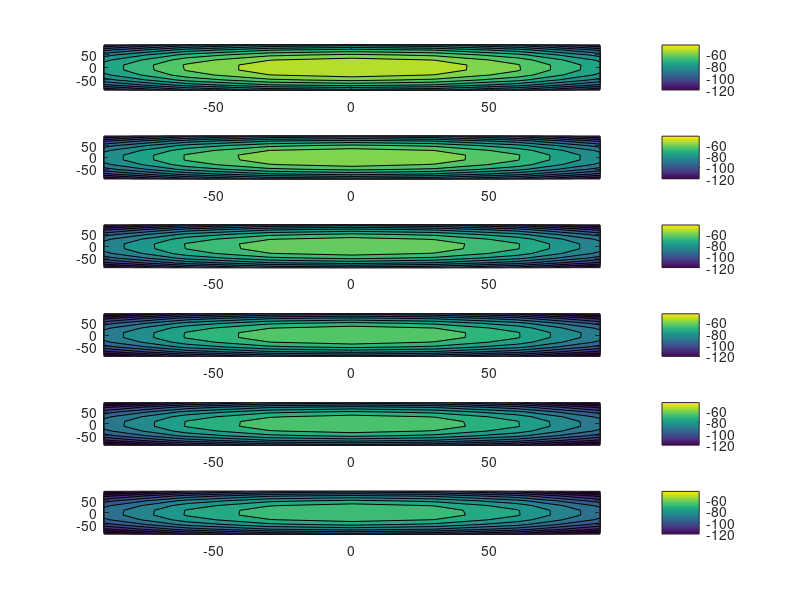

Reproduce this figure in MATLAB.
X=-90:30:90;
Y=-90:20:90;
D=1:6;
[X2,Y2]=meshgrid(X,Y);
[X3,Y3,D3]=meshgrid(X,Y,D);

C=[-47,20,180,248];
RxPwr=C(1)-C(2)*log10(D3)+log10(cosd(X3/2).^C(3).*cosd(Y3/2).^C(4))+randn(size(D3))*0.1;
figure(1)
for ii=1:length(D)
subplot(length(D),1,ii)
contourf(X2,Y2,RxPwr(:,:,ii));
caxis([-120, -45]);
colorbar
end

[Pesti, fval, info, output] =  fsolve (@(P) (P(1)-P(2)*log10(D3)+log10(cosd(X3/2).^P(3).*cosd(Y3/2).^P(4)) - RxPwr), [0,0,0,0]);

%>> Pesti
%Pesti =
%
%   -47.008    20.014   179.883   247.983
